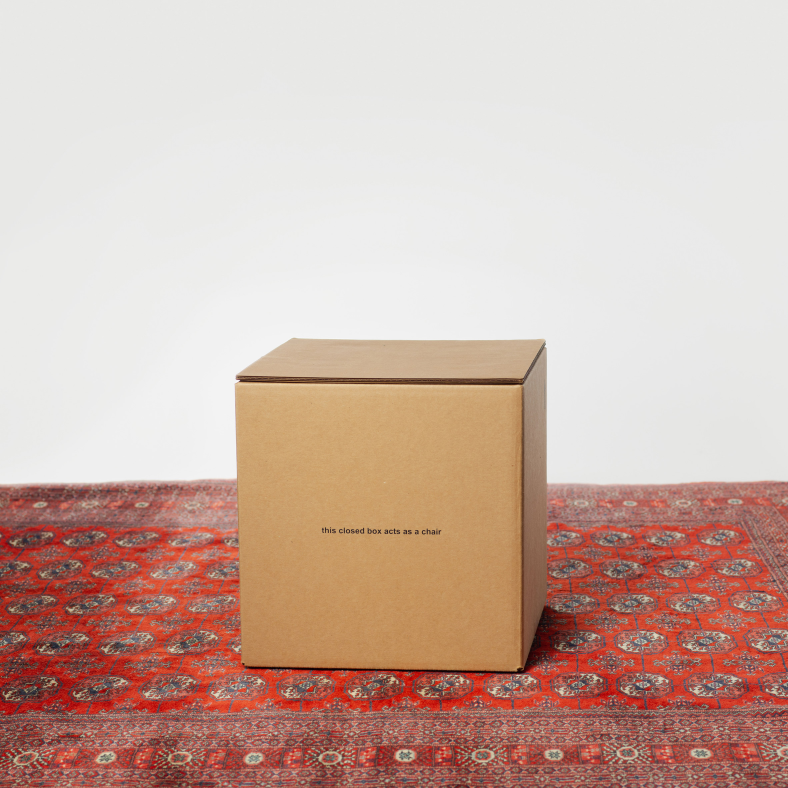
#> input picture Autonoma/Estudio PC1/Visión Computacional/box.jpg, 2364 x 2364 px (shown at 1/3 size)
$ python esquinas_harris.py
#> lines starting #> are read from the running program, lines starting #| are printed output that depends on the picture; after the words box and inside, x2 and y2 are one past the last pixel; in counts of white or black regions, pixels touching at a corner belong together
from __future__ import print_function
import cv2
import argparse
import cv2 as cv
import numpy as np

I = cv2.imread('box.jpg')
#> I is the input picture: shape (2364, 2364, 3); mean B, G, R 166.7, 177.9, 206
I = cv2.resize(I, (800, 600))
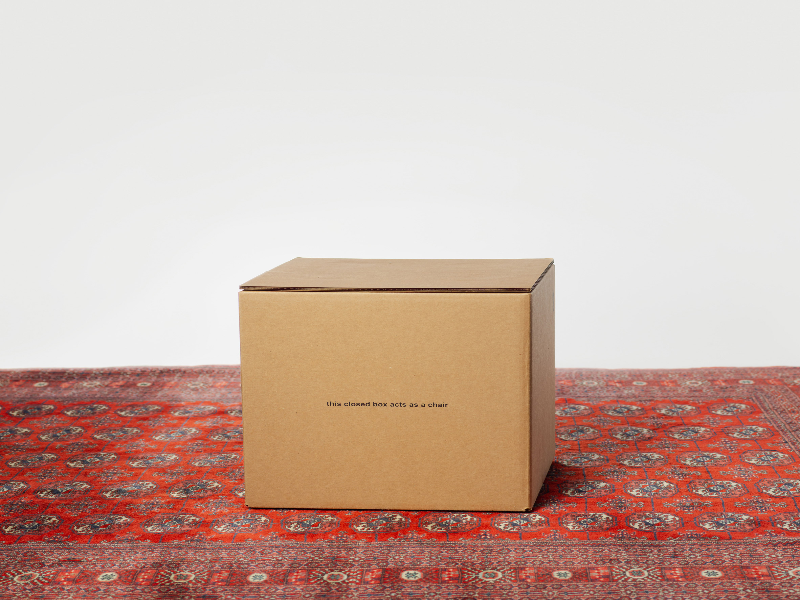
#> I: shape (600, 800, 3); mean B, G, R 166.7, 177.8, 205.9
Igray = cv2.cvtColor(I, cv2.COLOR_BGR2GRAY)
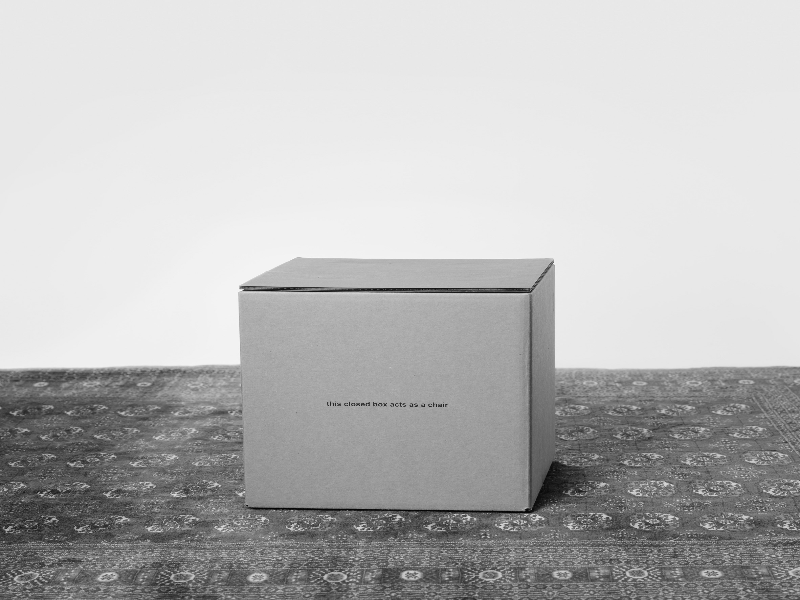
#> Igray: shape (600, 800); min 2, max 252, mean 185


# Harris corners
neighborhood = 2  # Tamano de vecindad
apperture = 3  # Tamano de apertura (ventana)
alpha = 0.04  # Parametro alpha (o k)
score = cv2.cornerHarris(Igray, neighborhood, apperture, alpha)
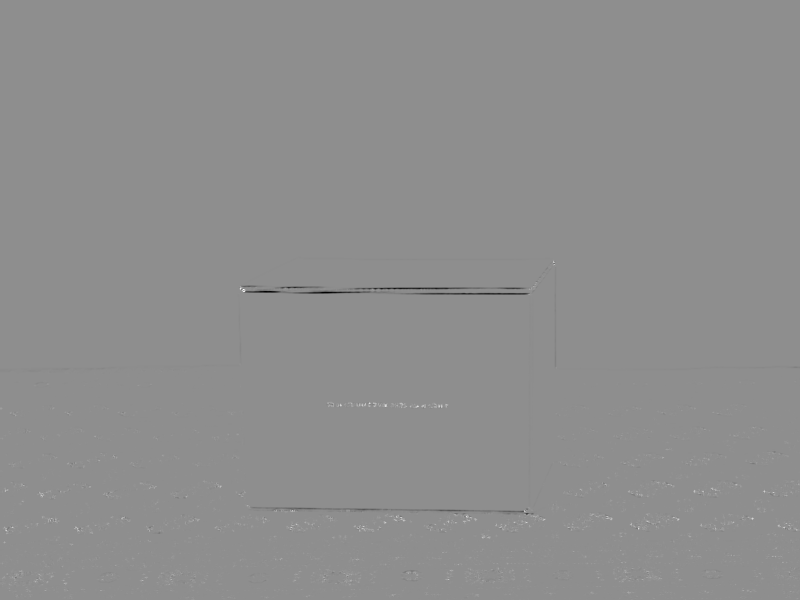
#> score: shape (600, 800) float32; min -0.0058, max 0.0046, mean 1.05e-07; drawn with min black and max white


# Normalizing
dst_norm = np.empty(score.shape, dtype=np.float32)
cv.normalize(score, dst_norm, alpha=0, beta=255, norm_type=cv.NORM_MINMAX)
dst_norm_scaled = cv.convertScaleAbs(dst_norm)
print(dst_norm)
#> (printed output is left out)


# Drawing a circle around corners
for i in range(dst_norm.shape[0]):
    for j in range(dst_norm.shape[1]):
        if int(dst_norm[i, j]) > 145:
            cv.circle(I, (j, i), 3, (100, 30, 45), 2)
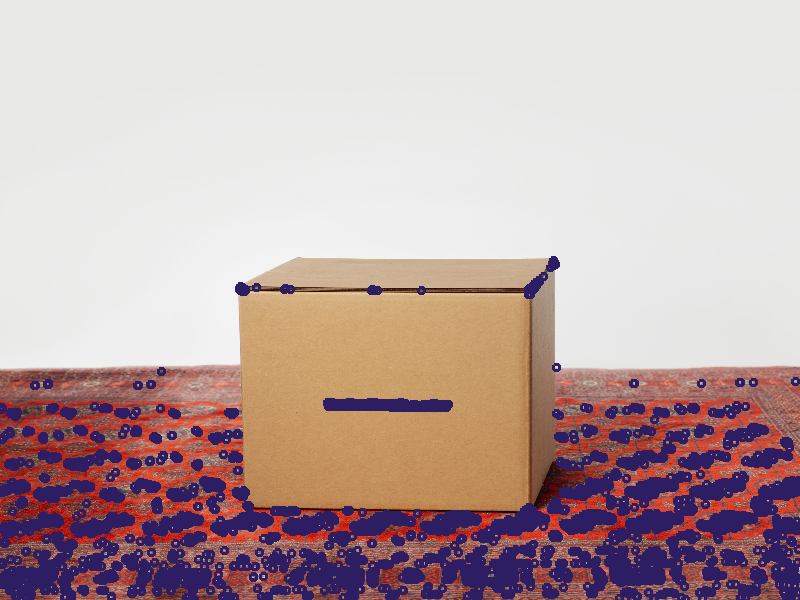
#> I: shape (600, 800, 3); 13.72% of pixels changed, all inside (x1, y1, x2, y2) = (0, 256, 800, 600)
# Showing the result
cv.imshow('hola', I)
cv2.waitKey()
cv2.destroyAllWindows()
